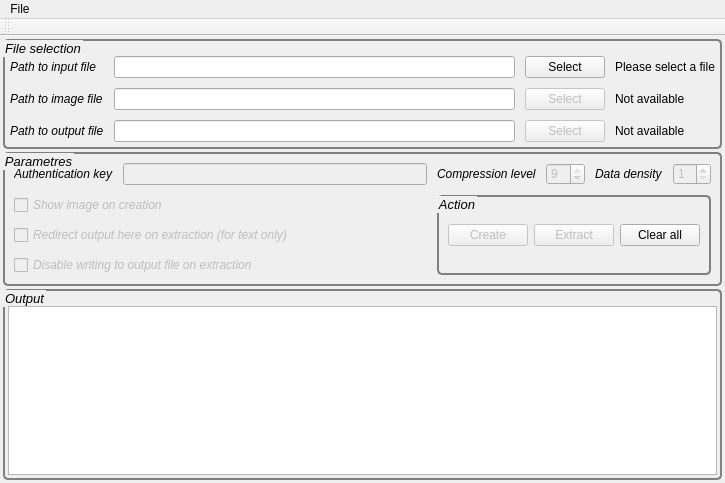
<?xml version="1.0" encoding="UTF-8"?>
<ui version="4.0">
 <class>MainWindow</class>
 <widget class="QMainWindow" name="MainWindow">
  <property name="enabled">
   <bool>true</bool>
  </property>
  <property name="geometry">
   <rect>
    <x>0</x>
    <y>0</y>
    <width>725</width>
    <height>483</height>
   </rect>
  </property>
  <property name="minimumSize">
   <size>
    <width>725</width>
    <height>483</height>
   </size>
  </property>
  <property name="maximumSize">
   <size>
    <width>725</width>
    <height>483</height>
   </size>
  </property>
  <property name="font">
   <font>
    <underline>false</underline>
   </font>
  </property>
  <property name="mouseTracking">
   <bool>false</bool>
  </property>
  <property name="windowTitle">
   <string>StegLibrary GUI</string>
  </property>
  <property name="statusTip">
   <string/>
  </property>
  <property name="whatsThis">
   <string/>
  </property>
  <property name="styleSheet">
   <string notr="true">QGroupBox {
    border: 2px solid gray;
    border-radius: 5px;
}
</string>
  </property>
  <widget class="QWidget" name="centralwidget">
   <layout class="QVBoxLayout" name="verticalLayout">
    <property name="spacing">
     <number>3</number>
    </property>
    <property name="leftMargin">
     <number>3</number>
    </property>
    <property name="topMargin">
     <number>3</number>
    </property>
    <property name="rightMargin">
     <number>3</number>
    </property>
    <property name="bottomMargin">
     <number>3</number>
    </property>
    <item>
     <widget class="QGroupBox" name="group_file_selection">
      <property name="font">
       <font>
        <pointsize>10</pointsize>
        <italic>true</italic>
        <underline>false</underline>
        <strikeout>false</strikeout>
       </font>
      </property>
      <property name="title">
       <string>File selection</string>
      </property>
      <property name="flat">
       <bool>false</bool>
      </property>
      <layout class="QGridLayout" name="gridLayout">
       <property name="leftMargin">
        <number>5</number>
       </property>
       <property name="topMargin">
        <number>15</number>
       </property>
       <property name="rightMargin">
        <number>5</number>
       </property>
       <property name="bottomMargin">
        <number>5</number>
       </property>
       <property name="spacing">
        <number>10</number>
       </property>
       <item row="0" column="3">
        <widget class="QLabel" name="label_input_status">
         <property name="text">
          <string>Please select a file</string>
         </property>
        </widget>
       </item>
       <item row="1" column="1">
        <widget class="QLineEdit" name="field_image">
         <property name="enabled">
          <bool>true</bool>
         </property>
         <property name="readOnly">
          <bool>true</bool>
         </property>
        </widget>
       </item>
       <item row="1" column="2">
        <widget class="QPushButton" name="button_image">
         <property name="enabled">
          <bool>false</bool>
         </property>
         <property name="text">
          <string>Select</string>
         </property>
        </widget>
       </item>
       <item row="0" column="1">
        <widget class="QLineEdit" name="field_input">
         <property name="text">
          <string/>
         </property>
         <property name="readOnly">
          <bool>true</bool>
         </property>
        </widget>
       </item>
       <item row="0" column="2">
        <widget class="QPushButton" name="button_input">
         <property name="text">
          <string>Select</string>
         </property>
        </widget>
       </item>
       <item row="2" column="0">
        <widget class="QLabel" name="label_output">
         <property name="font">
          <font>
           <italic>true</italic>
          </font>
         </property>
         <property name="text">
          <string>Path to output file</string>
         </property>
        </widget>
       </item>
       <item row="2" column="1">
        <widget class="QLineEdit" name="field_output">
         <property name="readOnly">
          <bool>true</bool>
         </property>
        </widget>
       </item>
       <item row="1" column="3">
        <widget class="QLabel" name="label_image_status">
         <property name="text">
          <string>Not available</string>
         </property>
        </widget>
       </item>
       <item row="2" column="2">
        <widget class="QPushButton" name="button_output">
         <property name="enabled">
          <bool>false</bool>
         </property>
         <property name="text">
          <string>Select</string>
         </property>
        </widget>
       </item>
       <item row="2" column="3">
        <widget class="QLabel" name="label_output_status">
         <property name="text">
          <string>Not available</string>
         </property>
        </widget>
       </item>
       <item row="1" column="0">
        <widget class="QLabel" name="label_image">
         <property name="font">
          <font>
           <italic>true</italic>
          </font>
         </property>
         <property name="text">
          <string>Path to image file</string>
         </property>
        </widget>
       </item>
       <item row="0" column="0">
        <widget class="QLabel" name="label_input">
         <property name="font">
          <font>
           <weight>50</weight>
           <italic>true</italic>
           <bold>false</bold>
          </font>
         </property>
         <property name="text">
          <string>Path to input file</string>
         </property>
        </widget>
       </item>
      </layout>
     </widget>
    </item>
    <item>
     <widget class="QGroupBox" name="group_parametre">
      <property name="font">
       <font>
        <pointsize>10</pointsize>
        <italic>true</italic>
       </font>
      </property>
      <property name="title">
       <string>Parametres</string>
      </property>
      <layout class="QGridLayout" name="gridLayout_2">
       <property name="spacing">
        <number>10</number>
       </property>
       <item row="0" column="1">
        <widget class="QLineEdit" name="field_authkey">
         <property name="enabled">
          <bool>false</bool>
         </property>
         <property name="inputMask">
          <string/>
         </property>
         <property name="text">
          <string/>
         </property>
         <property name="maxLength">
          <number>32767</number>
         </property>
         <property name="echoMode">
          <enum>QLineEdit::Password</enum>
         </property>
         <property name="readOnly">
          <bool>false</bool>
         </property>
        </widget>
       </item>
       <item row="2" column="0" colspan="2">
        <widget class="QCheckBox" name="check_stdout">
         <property name="enabled">
          <bool>false</bool>
         </property>
         <property name="font">
          <font>
           <italic>true</italic>
          </font>
         </property>
         <property name="text">
          <string>Redirect output here on extraction (for text only)</string>
         </property>
         <property name="checked">
          <bool>false</bool>
         </property>
        </widget>
       </item>
       <item row="0" column="3">
        <widget class="QSpinBox" name="spin_compress">
         <property name="enabled">
          <bool>false</bool>
         </property>
         <property name="prefix">
          <string/>
         </property>
         <property name="maximum">
          <number>9</number>
         </property>
         <property name="value">
          <number>9</number>
         </property>
        </widget>
       </item>
       <item row="1" column="2" rowspan="3" colspan="4">
        <widget class="QGroupBox" name="group_action">
         <property name="font">
          <font>
           <pointsize>10</pointsize>
           <italic>true</italic>
          </font>
         </property>
         <property name="title">
          <string>Action</string>
         </property>
         <layout class="QHBoxLayout" name="horizontalLayout">
          <item>
           <widget class="QPushButton" name="button_create">
            <property name="enabled">
             <bool>false</bool>
            </property>
            <property name="text">
             <string>Create</string>
            </property>
            <property name="shortcut">
             <string>Meta+C</string>
            </property>
           </widget>
          </item>
          <item>
           <widget class="QPushButton" name="button_extract">
            <property name="enabled">
             <bool>false</bool>
            </property>
            <property name="text">
             <string>Extract</string>
            </property>
            <property name="shortcut">
             <string>Meta+E</string>
            </property>
           </widget>
          </item>
          <item>
           <widget class="QPushButton" name="button_clear">
            <property name="autoFillBackground">
             <bool>false</bool>
            </property>
            <property name="text">
             <string>Clear all</string>
            </property>
            <property name="shortcut">
             <string>Meta+X</string>
            </property>
           </widget>
          </item>
         </layout>
        </widget>
       </item>
       <item row="0" column="2">
        <widget class="QLabel" name="label_compress">
         <property name="font">
          <font>
           <italic>true</italic>
          </font>
         </property>
         <property name="text">
          <string>Compression level</string>
         </property>
        </widget>
       </item>
       <item row="3" column="0" colspan="2">
        <widget class="QCheckBox" name="check_nowrite">
         <property name="enabled">
          <bool>false</bool>
         </property>
         <property name="font">
          <font>
           <italic>true</italic>
          </font>
         </property>
         <property name="text">
          <string>Disable writing to output file on extraction</string>
         </property>
        </widget>
       </item>
       <item row="0" column="5">
        <widget class="QSpinBox" name="spin_density">
         <property name="enabled">
          <bool>false</bool>
         </property>
         <property name="minimum">
          <number>1</number>
         </property>
         <property name="maximum">
          <number>3</number>
         </property>
        </widget>
       </item>
       <item row="0" column="4">
        <widget class="QLabel" name="label_density">
         <property name="font">
          <font>
           <italic>true</italic>
          </font>
         </property>
         <property name="text">
          <string>Data density</string>
         </property>
        </widget>
       </item>
       <item row="1" column="0" colspan="2">
        <widget class="QCheckBox" name="check_showim">
         <property name="enabled">
          <bool>false</bool>
         </property>
         <property name="font">
          <font>
           <italic>true</italic>
          </font>
         </property>
         <property name="text">
          <string>Show image on creation</string>
         </property>
        </widget>
       </item>
       <item row="0" column="0">
        <widget class="QLabel" name="label_authkey">
         <property name="font">
          <font>
           <italic>true</italic>
          </font>
         </property>
         <property name="text">
          <string>Authentication key</string>
         </property>
        </widget>
       </item>
      </layout>
     </widget>
    </item>
    <item>
     <widget class="QGroupBox" name="group_output">
      <property name="font">
       <font>
        <pointsize>10</pointsize>
        <italic>true</italic>
       </font>
      </property>
      <property name="title">
       <string>Output</string>
      </property>
      <layout class="QGridLayout" name="gridLayout_4">
       <property name="leftMargin">
        <number>3</number>
       </property>
       <property name="topMargin">
        <number>15</number>
       </property>
       <property name="rightMargin">
        <number>3</number>
       </property>
       <property name="bottomMargin">
        <number>3</number>
       </property>
       <property name="spacing">
        <number>10</number>
       </property>
       <item row="0" column="0">
        <widget class="QPlainTextEdit" name="text_output">
         <property name="enabled">
          <bool>true</bool>
         </property>
         <property name="minimumSize">
          <size>
           <width>695</width>
           <height>150</height>
          </size>
         </property>
         <property name="font">
          <font>
           <pointsize>11</pointsize>
          </font>
         </property>
         <property name="documentTitle">
          <string/>
         </property>
         <property name="undoRedoEnabled">
          <bool>false</bool>
         </property>
         <property name="readOnly">
          <bool>true</bool>
         </property>
         <property name="plainText">
          <string/>
         </property>
        </widget>
       </item>
      </layout>
     </widget>
    </item>
   </layout>
  </widget>
  <widget class="QMenuBar" name="menubar">
   <property name="geometry">
    <rect>
     <x>0</x>
     <y>0</y>
     <width>725</width>
     <height>22</height>
    </rect>
   </property>
   <widget class="QMenu" name="menu_file">
    <property name="title">
     <string>File</string>
    </property>
    <addaction name="action_help"/>
    <addaction name="separator"/>
    <addaction name="action_close"/>
   </widget>
   <addaction name="menu_file"/>
  </widget>
  <widget class="QToolBar" name="toolBar">
   <property name="windowTitle">
    <string>toolBar</string>
   </property>
   <attribute name="toolBarArea">
    <enum>TopToolBarArea</enum>
   </attribute>
   <attribute name="toolBarBreak">
    <bool>false</bool>
   </attribute>
  </widget>
  <action name="action_help">
   <property name="text">
    <string>Help</string>
   </property>
   <property name="shortcut">
    <string>Meta+H</string>
   </property>
  </action>
  <action name="action_close">
   <property name="text">
    <string>Close</string>
   </property>
   <property name="shortcut">
    <string>Meta+Q</string>
   </property>
  </action>
 </widget>
 <resources/>
 <connections/>
</ui>
